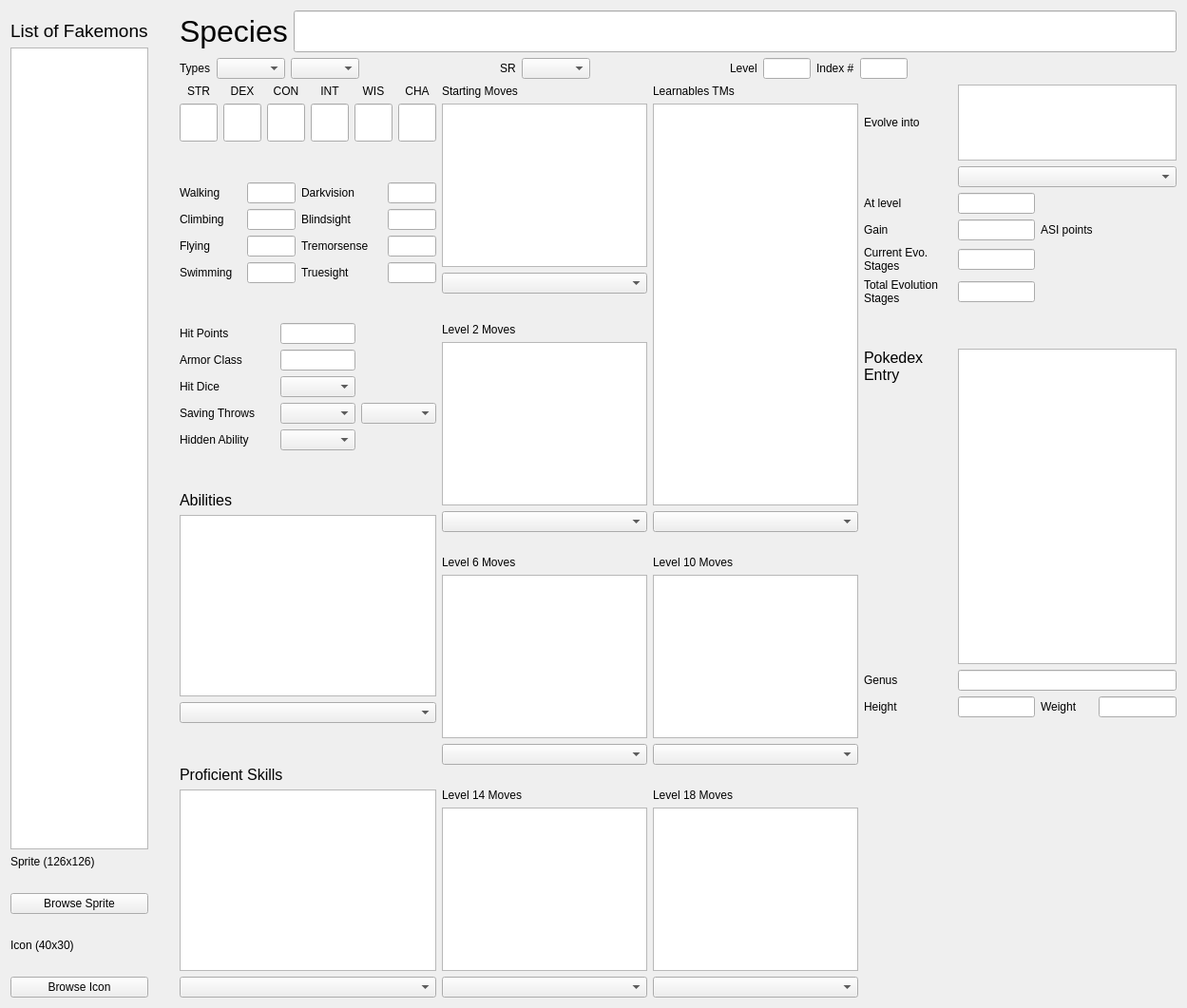
<?xml version="1.0" encoding="UTF-8"?>
<ui version="4.0">
 <class>Form</class>
 <widget class="QWidget" name="Form">
  <property name="geometry">
   <rect>
    <x>0</x>
    <y>0</y>
    <width>1249</width>
    <height>1061</height>
   </rect>
  </property>
  <property name="windowTitle">
   <string>Form</string>
  </property>
  <layout class="QHBoxLayout" name="horizontalLayout">
   <item>
    <layout class="QVBoxLayout" name="verticalLayout_4">
     <property name="rightMargin">
      <number>7</number>
     </property>
     <item>
      <spacer name="verticalSpacer_7">
       <property name="orientation">
        <enum>Qt::Vertical</enum>
       </property>
       <property name="sizeType">
        <enum>QSizePolicy::Fixed</enum>
       </property>
       <property name="sizeHint" stdset="0">
        <size>
         <width>20</width>
         <height>10</height>
        </size>
       </property>
      </spacer>
     </item>
     <item>
      <widget class="QLabel" name="label_3">
       <property name="font">
        <font>
         <pointsize>14</pointsize>
        </font>
       </property>
       <property name="text">
        <string>List of Fakemons</string>
       </property>
      </widget>
     </item>
     <item>
      <widget class="QListWidget" name="list_pokemon"/>
     </item>
     <item>
      <widget class="QLabel" name="label_43">
       <property name="text">
        <string>Sprite (126x126)</string>
       </property>
      </widget>
     </item>
     <item>
      <widget class="QLabel" name="sprite_image">
       <property name="text">
        <string/>
       </property>
      </widget>
     </item>
     <item>
      <widget class="QPushButton" name="browse_sprite">
       <property name="text">
        <string>Browse Sprite</string>
       </property>
      </widget>
     </item>
     <item>
      <spacer name="verticalSpacer_2">
       <property name="orientation">
        <enum>Qt::Vertical</enum>
       </property>
       <property name="sizeType">
        <enum>QSizePolicy::Minimum</enum>
       </property>
       <property name="sizeHint" stdset="0">
        <size>
         <width>20</width>
         <height>20</height>
        </size>
       </property>
      </spacer>
     </item>
     <item>
      <widget class="QLabel" name="label_44">
       <property name="text">
        <string>Icon (40x30)</string>
       </property>
      </widget>
     </item>
     <item>
      <widget class="QLabel" name="icon_image">
       <property name="text">
        <string/>
       </property>
      </widget>
     </item>
     <item>
      <widget class="QPushButton" name="browse_icon">
       <property name="text">
        <string>Browse Icon</string>
       </property>
      </widget>
     </item>
    </layout>
   </item>
   <item>
    <spacer name="horizontalSpacer_26">
     <property name="orientation">
      <enum>Qt::Horizontal</enum>
     </property>
     <property name="sizeType">
      <enum>QSizePolicy::Fixed</enum>
     </property>
     <property name="sizeHint" stdset="0">
      <size>
       <width>20</width>
       <height>20</height>
      </size>
     </property>
    </spacer>
   </item>
   <item>
    <layout class="QVBoxLayout" name="verticalLayout_3">
     <item>
      <layout class="QGridLayout" name="gridLayout_2" columnstretch="1,0,0">
       <item row="1" column="0" colspan="3">
        <layout class="QHBoxLayout" name="horizontalLayout_6">
         <item>
          <widget class="QLabel" name="label_22">
           <property name="text">
            <string>Types</string>
           </property>
          </widget>
         </item>
         <item>
          <widget class="QComboBox" name="type1_pokemon">
           <property name="maxVisibleItems">
            <number>20</number>
           </property>
          </widget>
         </item>
         <item>
          <widget class="QComboBox" name="type2_pokemon">
           <property name="maxVisibleItems">
            <number>20</number>
           </property>
          </widget>
         </item>
         <item>
          <spacer name="horizontalSpacer_3">
           <property name="orientation">
            <enum>Qt::Horizontal</enum>
           </property>
           <property name="sizeHint" stdset="0">
            <size>
             <width>40</width>
             <height>20</height>
            </size>
           </property>
          </spacer>
         </item>
         <item>
          <widget class="QLabel" name="label_23">
           <property name="text">
            <string>SR</string>
           </property>
          </widget>
         </item>
         <item>
          <widget class="QComboBox" name="sr_pokemon">
           <property name="maxVisibleItems">
            <number>20</number>
           </property>
          </widget>
         </item>
         <item>
          <spacer name="horizontalSpacer_5">
           <property name="orientation">
            <enum>Qt::Horizontal</enum>
           </property>
           <property name="sizeHint" stdset="0">
            <size>
             <width>40</width>
             <height>20</height>
            </size>
           </property>
          </spacer>
         </item>
         <item>
          <widget class="QLabel" name="label_26">
           <property name="text">
            <string>Level</string>
           </property>
          </widget>
         </item>
         <item>
          <widget class="QLineEdit" name="level">
           <property name="maximumSize">
            <size>
             <width>50</width>
             <height>16777215</height>
            </size>
           </property>
          </widget>
         </item>
         <item>
          <widget class="QLabel" name="label_21">
           <property name="text">
            <string>Index #</string>
           </property>
          </widget>
         </item>
         <item>
          <widget class="QLineEdit" name="index_number">
           <property name="maximumSize">
            <size>
             <width>50</width>
             <height>16777215</height>
            </size>
           </property>
          </widget>
         </item>
         <item>
          <spacer name="horizontalSpacer_2">
           <property name="orientation">
            <enum>Qt::Horizontal</enum>
           </property>
           <property name="sizeHint" stdset="0">
            <size>
             <width>40</width>
             <height>20</height>
            </size>
           </property>
          </spacer>
         </item>
         <item>
          <spacer name="horizontalSpacer_8">
           <property name="orientation">
            <enum>Qt::Horizontal</enum>
           </property>
           <property name="sizeHint" stdset="0">
            <size>
             <width>40</width>
             <height>20</height>
            </size>
           </property>
          </spacer>
         </item>
        </layout>
       </item>
       <item row="0" column="0" colspan="3">
        <layout class="QHBoxLayout" name="horizontalLayout_8">
         <item>
          <widget class="QLabel" name="label_24">
           <property name="font">
            <font>
             <pointsize>24</pointsize>
            </font>
           </property>
           <property name="text">
            <string>Species</string>
           </property>
          </widget>
         </item>
         <item>
          <widget class="QLineEdit" name="species">
           <property name="font">
            <font>
             <pointsize>24</pointsize>
            </font>
           </property>
          </widget>
         </item>
        </layout>
       </item>
       <item row="3" column="1">
        <layout class="QGridLayout" name="gridLayout">
         <item row="6" column="3" rowspan="5" colspan="2">
          <widget class="QListWidget" name="moves_tm_list"/>
         </item>
         <item row="18" column="3" colspan="2">
          <widget class="QListWidget" name="moves_18_list"/>
         </item>
         <item row="8" column="1">
          <spacer name="verticalSpacer_6">
           <property name="orientation">
            <enum>Qt::Vertical</enum>
           </property>
           <property name="sizeHint" stdset="0">
            <size>
             <width>20</width>
             <height>40</height>
            </size>
           </property>
          </spacer>
         </item>
         <item row="11" column="1" colspan="2">
          <widget class="ExtendedComboBox" name="add_level_2_moves">
           <property name="maxVisibleItems">
            <number>20</number>
           </property>
          </widget>
         </item>
         <item row="19" column="1" colspan="2">
          <widget class="ExtendedComboBox" name="add_level_14_moves">
           <property name="maxVisibleItems">
            <number>20</number>
           </property>
          </widget>
         </item>
         <item row="9" column="1" colspan="2">
          <widget class="QLabel" name="label_57">
           <property name="text">
            <string>Level 2 Moves</string>
           </property>
          </widget>
         </item>
         <item row="18" column="1" colspan="2">
          <widget class="QListWidget" name="moves_14_list"/>
         </item>
         <item row="13" column="1" colspan="2">
          <widget class="QLabel" name="label_56">
           <property name="text">
            <string>Level 6 Moves</string>
           </property>
          </widget>
         </item>
         <item row="15" column="3" colspan="2">
          <widget class="ExtendedComboBox" name="add_level_10_moves">
           <property name="maxVisibleItems">
            <number>20</number>
           </property>
          </widget>
         </item>
         <item row="14" column="1" colspan="2">
          <widget class="QListWidget" name="moves_6_list"/>
         </item>
         <item row="17" column="3" colspan="2">
          <widget class="QLabel" name="label_61">
           <property name="text">
            <string>Level 18 Moves</string>
           </property>
          </widget>
         </item>
         <item row="19" column="3" colspan="2">
          <widget class="ExtendedComboBox" name="add_level_18_moves">
           <property name="maxVisibleItems">
            <number>20</number>
           </property>
          </widget>
         </item>
         <item row="11" column="3" colspan="2">
          <widget class="ExtendedComboBox" name="add_tms">
           <property name="maxVisibleItems">
            <number>20</number>
           </property>
          </widget>
         </item>
         <item row="14" column="3" colspan="2">
          <widget class="QListWidget" name="moves_10_list"/>
         </item>
         <item row="17" column="1" colspan="2">
          <widget class="QLabel" name="label_55">
           <property name="text">
            <string>Level 14 Moves</string>
           </property>
          </widget>
         </item>
         <item row="6" column="1" colspan="2">
          <widget class="QListWidget" name="moves_starting_list"/>
         </item>
         <item row="5" column="3" colspan="2">
          <widget class="QLabel" name="label_59">
           <property name="text">
            <string>Learnables TMs</string>
           </property>
          </widget>
         </item>
         <item row="7" column="1" colspan="2">
          <widget class="ExtendedComboBox" name="add_starting_moves">
           <property name="maxVisibleItems">
            <number>20</number>
           </property>
          </widget>
         </item>
         <item row="12" column="1">
          <spacer name="verticalSpacer_11">
           <property name="orientation">
            <enum>Qt::Vertical</enum>
           </property>
           <property name="sizeHint" stdset="0">
            <size>
             <width>20</width>
             <height>40</height>
            </size>
           </property>
          </spacer>
         </item>
         <item row="5" column="1" colspan="2">
          <widget class="QLabel" name="label_58">
           <property name="text">
            <string>Starting Moves</string>
           </property>
          </widget>
         </item>
         <item row="13" column="3" colspan="2">
          <widget class="QLabel" name="label_60">
           <property name="text">
            <string>Level 10 Moves</string>
           </property>
          </widget>
         </item>
         <item row="10" column="1" colspan="2">
          <widget class="QListWidget" name="moves_2_list"/>
         </item>
         <item row="15" column="1" colspan="2">
          <widget class="ExtendedComboBox" name="add_level_6_moves">
           <property name="maxVisibleItems">
            <number>20</number>
           </property>
          </widget>
         </item>
         <item row="16" column="1">
          <spacer name="verticalSpacer_12">
           <property name="orientation">
            <enum>Qt::Vertical</enum>
           </property>
           <property name="sizeHint" stdset="0">
            <size>
             <width>20</width>
             <height>40</height>
            </size>
           </property>
          </spacer>
         </item>
        </layout>
       </item>
       <item row="3" column="2">
        <layout class="QGridLayout" name="gridLayout_3">
         <item row="3" column="2">
          <widget class="QLabel" name="label_10">
           <property name="text">
            <string>ASI points</string>
           </property>
          </widget>
         </item>
         <item row="10" column="0">
          <widget class="QLabel" name="label_35">
           <property name="text">
            <string>Height</string>
           </property>
          </widget>
         </item>
         <item row="6" column="0">
          <spacer name="verticalSpacer_3">
           <property name="orientation">
            <enum>Qt::Vertical</enum>
           </property>
           <property name="sizeType">
            <enum>QSizePolicy::Preferred</enum>
           </property>
           <property name="sizeHint" stdset="0">
            <size>
             <width>20</width>
             <height>40</height>
            </size>
           </property>
          </spacer>
         </item>
         <item row="4" column="0">
          <widget class="QLabel" name="label_4">
           <property name="text">
            <string>Current Evo. Stages</string>
           </property>
           <property name="wordWrap">
            <bool>true</bool>
           </property>
          </widget>
         </item>
         <item row="5" column="1">
          <widget class="QLineEdit" name="total_stages"/>
         </item>
         <item row="0" column="1" colspan="3">
          <widget class="QListWidget" name="evolve_into_list">
           <property name="maximumSize">
            <size>
             <width>16777215</width>
             <height>80</height>
            </size>
           </property>
          </widget>
         </item>
         <item row="0" column="0">
          <widget class="QLabel" name="label_8">
           <property name="text">
            <string>Evolve into</string>
           </property>
           <property name="wordWrap">
            <bool>true</bool>
           </property>
          </widget>
         </item>
         <item row="1" column="1" colspan="3">
          <widget class="ExtendedComboBox" name="add_evolution">
           <property name="maxVisibleItems">
            <number>20</number>
           </property>
          </widget>
         </item>
         <item row="9" column="1" colspan="3">
          <widget class="QLineEdit" name="genus"/>
         </item>
         <item row="8" column="0">
          <spacer name="verticalSpacer_4">
           <property name="orientation">
            <enum>Qt::Vertical</enum>
           </property>
           <property name="sizeHint" stdset="0">
            <size>
             <width>20</width>
             <height>40</height>
            </size>
           </property>
          </spacer>
         </item>
         <item row="7" column="1" rowspan="2" colspan="3">
          <widget class="QTextEdit" name="pokedex_entry"/>
         </item>
         <item row="4" column="1">
          <widget class="QLineEdit" name="current_stage"/>
         </item>
         <item row="3" column="1">
          <widget class="QLineEdit" name="evolve_points_gain"/>
         </item>
         <item row="5" column="0">
          <widget class="QLabel" name="label_5">
           <property name="text">
            <string>Total Evolution Stages</string>
           </property>
           <property name="wordWrap">
            <bool>true</bool>
           </property>
          </widget>
         </item>
         <item row="2" column="0">
          <widget class="QLabel" name="label_9">
           <property name="text">
            <string>At level</string>
           </property>
          </widget>
         </item>
         <item row="2" column="1">
          <widget class="QLineEdit" name="evolve_level_gain"/>
         </item>
         <item row="9" column="0">
          <widget class="QLabel" name="label_37">
           <property name="text">
            <string>Genus</string>
           </property>
          </widget>
         </item>
         <item row="3" column="0">
          <widget class="QLabel" name="label_11">
           <property name="text">
            <string>Gain</string>
           </property>
          </widget>
         </item>
         <item row="10" column="2">
          <widget class="QLabel" name="label_36">
           <property name="text">
            <string>Weight</string>
           </property>
          </widget>
         </item>
         <item row="10" column="3">
          <widget class="QLineEdit" name="weight">
           <property name="toolTip">
            <string>&lt;html&gt;&lt;head/&gt;&lt;body&gt;&lt;p&gt;In hectograms&lt;/p&gt;&lt;/body&gt;&lt;/html&gt;</string>
           </property>
          </widget>
         </item>
         <item row="10" column="1">
          <widget class="QLineEdit" name="pokemon_height">
           <property name="toolTip">
            <string>&lt;html&gt;&lt;head/&gt;&lt;body&gt;&lt;p&gt;In decimeters&lt;/p&gt;&lt;/body&gt;&lt;/html&gt;</string>
           </property>
          </widget>
         </item>
         <item row="7" column="0">
          <widget class="QLabel" name="label_2">
           <property name="font">
            <font>
             <pointsize>12</pointsize>
            </font>
           </property>
           <property name="text">
            <string>Pokedex Entry</string>
           </property>
           <property name="wordWrap">
            <bool>true</bool>
           </property>
          </widget>
         </item>
         <item row="11" column="0">
          <spacer name="verticalSpacer_5">
           <property name="orientation">
            <enum>Qt::Vertical</enum>
           </property>
           <property name="sizeHint" stdset="0">
            <size>
             <width>20</width>
             <height>40</height>
            </size>
           </property>
          </spacer>
         </item>
        </layout>
       </item>
       <item row="2" column="0">
        <spacer name="verticalSpacer_13">
         <property name="orientation">
          <enum>Qt::Vertical</enum>
         </property>
         <property name="sizeHint" stdset="0">
          <size>
           <width>20</width>
           <height>40</height>
          </size>
         </property>
        </spacer>
       </item>
       <item row="3" column="0">
        <layout class="QVBoxLayout" name="verticalLayout">
         <item>
          <layout class="QGridLayout" name="gridLayout_5">
           <item row="0" column="1">
            <widget class="QLabel" name="label_45">
             <property name="text">
              <string>DEX</string>
             </property>
             <property name="alignment">
              <set>Qt::AlignCenter</set>
             </property>
            </widget>
           </item>
           <item row="1" column="5">
            <widget class="QLineEdit" name="CHA">
             <property name="minimumSize">
              <size>
               <width>40</width>
               <height>40</height>
              </size>
             </property>
             <property name="font">
              <font>
               <pointsize>18</pointsize>
              </font>
             </property>
            </widget>
           </item>
           <item row="0" column="0">
            <widget class="QLabel" name="label_7">
             <property name="text">
              <string>STR</string>
             </property>
             <property name="alignment">
              <set>Qt::AlignCenter</set>
             </property>
            </widget>
           </item>
           <item row="0" column="5">
            <widget class="QLabel" name="label_46">
             <property name="text">
              <string>CHA</string>
             </property>
             <property name="alignment">
              <set>Qt::AlignCenter</set>
             </property>
            </widget>
           </item>
           <item row="1" column="3">
            <widget class="QLineEdit" name="INT">
             <property name="minimumSize">
              <size>
               <width>40</width>
               <height>40</height>
              </size>
             </property>
             <property name="font">
              <font>
               <pointsize>18</pointsize>
              </font>
             </property>
            </widget>
           </item>
           <item row="0" column="4">
            <widget class="QLabel" name="label_47">
             <property name="text">
              <string>WIS</string>
             </property>
             <property name="alignment">
              <set>Qt::AlignCenter</set>
             </property>
            </widget>
           </item>
           <item row="1" column="0">
            <widget class="QLineEdit" name="STR">
             <property name="minimumSize">
              <size>
               <width>40</width>
               <height>40</height>
              </size>
             </property>
             <property name="font">
              <font>
               <pointsize>18</pointsize>
              </font>
             </property>
            </widget>
           </item>
           <item row="0" column="3">
            <widget class="QLabel" name="label_48">
             <property name="text">
              <string>INT</string>
             </property>
             <property name="alignment">
              <set>Qt::AlignCenter</set>
             </property>
            </widget>
           </item>
           <item row="1" column="4">
            <widget class="QLineEdit" name="WIS">
             <property name="minimumSize">
              <size>
               <width>40</width>
               <height>40</height>
              </size>
             </property>
             <property name="font">
              <font>
               <pointsize>18</pointsize>
              </font>
             </property>
            </widget>
           </item>
           <item row="1" column="2">
            <widget class="QLineEdit" name="CON">
             <property name="minimumSize">
              <size>
               <width>40</width>
               <height>40</height>
              </size>
             </property>
             <property name="font">
              <font>
               <pointsize>18</pointsize>
              </font>
             </property>
            </widget>
           </item>
           <item row="0" column="2">
            <widget class="QLabel" name="label_63">
             <property name="text">
              <string>CON</string>
             </property>
             <property name="alignment">
              <set>Qt::AlignCenter</set>
             </property>
            </widget>
           </item>
           <item row="1" column="1">
            <widget class="QLineEdit" name="DEX">
             <property name="minimumSize">
              <size>
               <width>40</width>
               <height>40</height>
              </size>
             </property>
             <property name="font">
              <font>
               <pointsize>18</pointsize>
              </font>
             </property>
            </widget>
           </item>
          </layout>
         </item>
         <item>
          <spacer name="verticalSpacer_10">
           <property name="orientation">
            <enum>Qt::Vertical</enum>
           </property>
           <property name="sizeHint" stdset="0">
            <size>
             <width>20</width>
             <height>40</height>
            </size>
           </property>
          </spacer>
         </item>
         <item>
          <layout class="QGridLayout" name="gridLayout_6">
           <item row="0" column="1">
            <widget class="QLineEdit" name="walking">
             <property name="toolTip">
              <string>&lt;html&gt;&lt;head/&gt;&lt;body&gt;&lt;p&gt;In feet&lt;/p&gt;&lt;/body&gt;&lt;/html&gt;</string>
             </property>
            </widget>
           </item>
           <item row="0" column="0">
            <widget class="QLabel" name="label_49">
             <property name="minimumSize">
              <size>
               <width>65</width>
               <height>0</height>
              </size>
             </property>
             <property name="text">
              <string>Walking</string>
             </property>
            </widget>
           </item>
           <item row="2" column="2">
            <widget class="QLabel" name="label_50">
             <property name="minimumSize">
              <size>
               <width>85</width>
               <height>0</height>
              </size>
             </property>
             <property name="text">
              <string>Tremorsense</string>
             </property>
            </widget>
           </item>
           <item row="2" column="1">
            <widget class="QLineEdit" name="flying">
             <property name="toolTip">
              <string>&lt;html&gt;&lt;head/&gt;&lt;body&gt;&lt;p&gt;In feet&lt;/p&gt;&lt;/body&gt;&lt;/html&gt;</string>
             </property>
            </widget>
           </item>
           <item row="0" column="2">
            <widget class="QLabel" name="label_53">
             <property name="minimumSize">
              <size>
               <width>85</width>
               <height>0</height>
              </size>
             </property>
             <property name="text">
              <string>Darkvision</string>
             </property>
            </widget>
           </item>
           <item row="1" column="3">
            <widget class="QLineEdit" name="blindsight">
             <property name="toolTip">
              <string>&lt;html&gt;&lt;head/&gt;&lt;body&gt;&lt;p&gt;In feet&lt;/p&gt;&lt;/body&gt;&lt;/html&gt;</string>
             </property>
            </widget>
           </item>
           <item row="1" column="1">
            <widget class="QLineEdit" name="climbing">
             <property name="toolTip">
              <string>&lt;html&gt;&lt;head/&gt;&lt;body&gt;&lt;p&gt;In feet&lt;/p&gt;&lt;/body&gt;&lt;/html&gt;</string>
             </property>
            </widget>
           </item>
           <item row="1" column="2">
            <widget class="QLabel" name="label_51">
             <property name="minimumSize">
              <size>
               <width>85</width>
               <height>0</height>
              </size>
             </property>
             <property name="text">
              <string>Blindsight</string>
             </property>
            </widget>
           </item>
           <item row="2" column="3">
            <widget class="QLineEdit" name="tremorsense">
             <property name="toolTip">
              <string>&lt;html&gt;&lt;head/&gt;&lt;body&gt;&lt;p&gt;In feet&lt;/p&gt;&lt;/body&gt;&lt;/html&gt;</string>
             </property>
            </widget>
           </item>
           <item row="3" column="0">
            <widget class="QLabel" name="label_52">
             <property name="minimumSize">
              <size>
               <width>65</width>
               <height>0</height>
              </size>
             </property>
             <property name="text">
              <string>Swimming</string>
             </property>
            </widget>
           </item>
           <item row="3" column="3">
            <widget class="QLineEdit" name="truesight">
             <property name="toolTip">
              <string>&lt;html&gt;&lt;head/&gt;&lt;body&gt;&lt;p&gt;In feet&lt;/p&gt;&lt;/body&gt;&lt;/html&gt;</string>
             </property>
            </widget>
           </item>
           <item row="0" column="3">
            <widget class="QLineEdit" name="darkvision">
             <property name="toolTip">
              <string>&lt;html&gt;&lt;head/&gt;&lt;body&gt;&lt;p&gt;In feet&lt;/p&gt;&lt;/body&gt;&lt;/html&gt;</string>
             </property>
            </widget>
           </item>
           <item row="1" column="0">
            <widget class="QLabel" name="label_54">
             <property name="minimumSize">
              <size>
               <width>65</width>
               <height>0</height>
              </size>
             </property>
             <property name="text">
              <string>Climbing</string>
             </property>
            </widget>
           </item>
           <item row="2" column="0">
            <widget class="QLabel" name="label_64">
             <property name="minimumSize">
              <size>
               <width>65</width>
               <height>0</height>
              </size>
             </property>
             <property name="text">
              <string>Flying</string>
             </property>
            </widget>
           </item>
           <item row="3" column="2">
            <widget class="QLabel" name="label_65">
             <property name="minimumSize">
              <size>
               <width>85</width>
               <height>0</height>
              </size>
             </property>
             <property name="text">
              <string>Truesight</string>
             </property>
            </widget>
           </item>
           <item row="3" column="1">
            <widget class="QLineEdit" name="swimming">
             <property name="toolTip">
              <string>&lt;html&gt;&lt;head/&gt;&lt;body&gt;&lt;p&gt;In feet&lt;/p&gt;&lt;/body&gt;&lt;/html&gt;</string>
             </property>
            </widget>
           </item>
          </layout>
         </item>
         <item>
          <spacer name="verticalSpacer_9">
           <property name="orientation">
            <enum>Qt::Vertical</enum>
           </property>
           <property name="sizeHint" stdset="0">
            <size>
             <width>20</width>
             <height>40</height>
            </size>
           </property>
          </spacer>
         </item>
         <item>
          <layout class="QGridLayout" name="gridLayout_4" columnstretch="0,1,1">
           <item row="0" column="1">
            <widget class="QLineEdit" name="hit_points"/>
           </item>
           <item row="0" column="0">
            <widget class="QLabel" name="label_19">
             <property name="minimumSize">
              <size>
               <width>100</width>
               <height>0</height>
              </size>
             </property>
             <property name="text">
              <string>Hit Points</string>
             </property>
            </widget>
           </item>
           <item row="3" column="1">
            <widget class="QComboBox" name="saving_throw1_pokemon">
             <property name="maxVisibleItems">
              <number>20</number>
             </property>
            </widget>
           </item>
           <item row="2" column="1">
            <widget class="QComboBox" name="hit_dice">
             <property name="maxVisibleItems">
              <number>20</number>
             </property>
            </widget>
           </item>
           <item row="3" column="0">
            <widget class="QLabel" name="label_25">
             <property name="text">
              <string>Saving Throws</string>
             </property>
            </widget>
           </item>
           <item row="3" column="2">
            <widget class="QComboBox" name="saving_throw2_pokemon">
             <property name="maxVisibleItems">
              <number>20</number>
             </property>
            </widget>
           </item>
           <item row="1" column="0">
            <widget class="QLabel" name="label_18">
             <property name="minimumSize">
              <size>
               <width>100</width>
               <height>0</height>
              </size>
             </property>
             <property name="text">
              <string>Armor Class</string>
             </property>
            </widget>
           </item>
           <item row="1" column="1">
            <widget class="QLineEdit" name="armor_class"/>
           </item>
           <item row="2" column="0">
            <widget class="QLabel" name="label_20">
             <property name="sizePolicy">
              <sizepolicy hsizetype="Fixed" vsizetype="Fixed">
               <horstretch>0</horstretch>
               <verstretch>0</verstretch>
              </sizepolicy>
             </property>
             <property name="minimumSize">
              <size>
               <width>100</width>
               <height>0</height>
              </size>
             </property>
             <property name="text">
              <string>Hit Dice</string>
             </property>
            </widget>
           </item>
           <item row="4" column="0">
            <widget class="QLabel" name="label_62">
             <property name="sizePolicy">
              <sizepolicy hsizetype="Fixed" vsizetype="Fixed">
               <horstretch>0</horstretch>
               <verstretch>0</verstretch>
              </sizepolicy>
             </property>
             <property name="minimumSize">
              <size>
               <width>100</width>
               <height>0</height>
              </size>
             </property>
             <property name="text">
              <string>Hidden Ability</string>
             </property>
            </widget>
           </item>
           <item row="4" column="1">
            <widget class="QComboBox" name="hidden_ability">
             <property name="maxVisibleItems">
              <number>20</number>
             </property>
            </widget>
           </item>
          </layout>
         </item>
         <item>
          <spacer name="verticalSpacer_8">
           <property name="orientation">
            <enum>Qt::Vertical</enum>
           </property>
           <property name="sizeHint" stdset="0">
            <size>
             <width>20</width>
             <height>40</height>
            </size>
           </property>
          </spacer>
         </item>
         <item>
          <layout class="QGridLayout" name="gridLayout_14">
           <item row="13" column="1" colspan="2">
            <widget class="ExtendedComboBox" name="add_skill">
             <property name="maxVisibleItems">
              <number>20</number>
             </property>
            </widget>
           </item>
           <item row="12" column="1" colspan="2">
            <widget class="QListWidget" name="skills_list"/>
           </item>
           <item row="9" column="1" colspan="2">
            <widget class="ExtendedComboBox" name="add_ability">
             <property name="maxVisibleItems">
              <number>20</number>
             </property>
            </widget>
           </item>
           <item row="10" column="1">
            <spacer name="verticalSpacer">
             <property name="orientation">
              <enum>Qt::Vertical</enum>
             </property>
             <property name="sizeHint" stdset="0">
              <size>
               <width>20</width>
               <height>40</height>
              </size>
             </property>
            </spacer>
           </item>
           <item row="7" column="1" colspan="2">
            <widget class="QLabel" name="label_12">
             <property name="font">
              <font>
               <pointsize>12</pointsize>
              </font>
             </property>
             <property name="text">
              <string>Abilities</string>
             </property>
            </widget>
           </item>
           <item row="8" column="1" colspan="2">
            <widget class="QListWidget" name="abilities_list"/>
           </item>
           <item row="11" column="1" colspan="2">
            <widget class="QLabel" name="label">
             <property name="font">
              <font>
               <pointsize>12</pointsize>
              </font>
             </property>
             <property name="text">
              <string>Proficient Skills</string>
             </property>
            </widget>
           </item>
          </layout>
         </item>
        </layout>
       </item>
      </layout>
     </item>
    </layout>
   </item>
  </layout>
 </widget>
 <customwidgets>
  <customwidget>
   <class>ExtendedComboBox</class>
   <extends>QComboBox</extends>
   <header>components</header>
  </customwidget>
 </customwidgets>
 <tabstops>
  <tabstop>species</tabstop>
  <tabstop>type1_pokemon</tabstop>
  <tabstop>type2_pokemon</tabstop>
  <tabstop>sr_pokemon</tabstop>
  <tabstop>level</tabstop>
  <tabstop>index_number</tabstop>
  <tabstop>add_starting_moves</tabstop>
  <tabstop>add_level_2_moves</tabstop>
  <tabstop>add_level_6_moves</tabstop>
  <tabstop>add_level_14_moves</tabstop>
  <tabstop>add_tms</tabstop>
  <tabstop>add_level_10_moves</tabstop>
  <tabstop>add_level_18_moves</tabstop>
  <tabstop>browse_sprite</tabstop>
  <tabstop>moves_6_list</tabstop>
  <tabstop>browse_icon</tabstop>
  <tabstop>moves_2_list</tabstop>
  <tabstop>moves_starting_list</tabstop>
  <tabstop>moves_tm_list</tabstop>
  <tabstop>list_pokemon</tabstop>
  <tabstop>moves_10_list</tabstop>
  <tabstop>moves_18_list</tabstop>
  <tabstop>moves_14_list</tabstop>
 </tabstops>
 <resources/>
 <connections/>
</ui>
